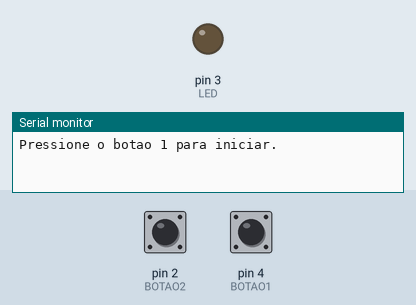
The sketch below on a simulated Arduino Uno, built with avr-gcc and run on an emulated ATmega328P. On the bench: output pins drawn as LEDs (lit = HIGH), the last lines printed to the serial monitor. The inputs (shaded band) are chosen by the test bench; at power-on: pin 4 (BOTAO1) HIGH, pin 2 (BOTAO2) HIGH.

Above: at 1.2 s.
1.3 s: pin 4 (BOTAO1) pulled LOW for 0.15 s
At 2.3 s:
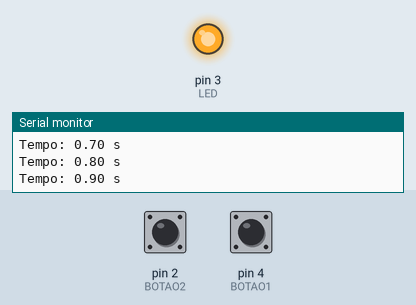
4.5 s: pin 4 (BOTAO1) pulled LOW for 1 s
At 5.1 s:
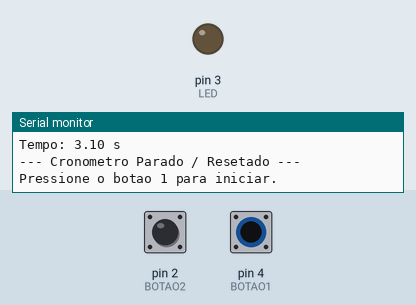
7.0 s: pin 4 (BOTAO1) pulled LOW for 3.2 s
At 7.9 s:
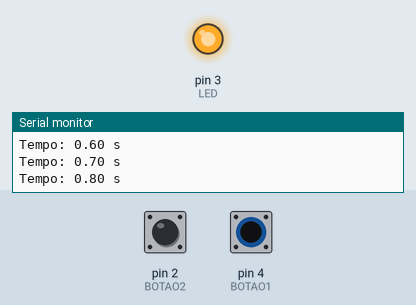
Timing chart, 0 to 10.0 s (numbered marks = the images above; inputs shaded):
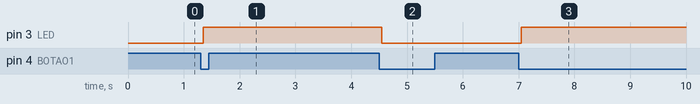

The sketch:

cronometro-precisao.ino
```cpp
#define LED 3
#define BOTAO1 4
#define BOTAO2 2

bool rodando = false;
unsigned long tempoInicio = 0;
unsigned long tempoDecorrido = 0;

int estadoAnteriorBotao1 = HIGH;
int ultimoEstadoBotao1 = HIGH;
unsigned long ultimoTempoDebounce1 = 0;

unsigned long ultimoTempoDisplay = 0;

volatile bool lapSolicitado = false;
volatile unsigned long tempoLapCapturado = 0;
volatile unsigned long ultimoTempoInterrupcao = 0;

void tratarInterrupcaoLap() {
  unsigned long tempoAtual = millis();
  if (tempoAtual - ultimoTempoInterrupcao > 200) {
    if (rodando) {
      tempoLapCapturado = tempoAtual - tempoInicio;
      lapSolicitado = true;
    }
    ultimoTempoInterrupcao = tempoAtual;
  }
}

void setup() {
  Serial.begin(9600);

  pinMode(LED, OUTPUT);
  pinMode(BOTAO1, INPUT_PULLUP);
  pinMode(BOTAO2, INPUT_PULLUP);

  attachInterrupt(digitalPinToInterrupt(BOTAO2), tratarInterrupcaoLap, FALLING);

  digitalWrite(LED, LOW);
  Serial.println("Pressione o botao 1 para iniciar.");
}

void loop() {
  int leituraAtualBotao1 = digitalRead(BOTAO1);

  if (leituraAtualBotao1 != ultimoEstadoBotao1) {
    ultimoTempoDebounce1 = millis();
  }

  if ((millis() - ultimoTempoDebounce1) > 50) {
    if (leituraAtualBotao1 != estadoAnteriorBotao1) {
      estadoAnteriorBotao1 = leituraAtualBotao1;

      if (estadoAnteriorBotao1 == LOW) {
        rodando = !rodando;

        if (rodando) {
          tempoInicio = millis();
          digitalWrite(LED, HIGH);
          Serial.println("\n--- Cronometro Iniciado ---");
        } else {
          digitalWrite(LED, LOW);
          Serial.println("\n--- Cronometro Parado / Resetado ---");
          Serial.println("Pressione o botao 1 para iniciar.");
        }
      }
    }
  }

  ultimoEstadoBotao1 = leituraAtualBotao1;

  if (rodando) {
    if (millis() - ultimoTempoDisplay >= 100) {
      ultimoTempoDisplay = millis();
      tempoDecorrido = millis() - tempoInicio;
      Serial.print("Tempo: ");
      Serial.print(tempoDecorrido / 1000.0, 2);
      Serial.println(" s");
    }
  }

  if (lapSolicitado) {
    lapSolicitado = false;
    Serial.print(">> LAP: ");
    Serial.print(tempoLapCapturado / 1000.0, 3);
    Serial.println(" s <<");
  }
} // CHAVE ADICIONADA AQUI
```

Measured:
- after the input at 1.3 s, pin 3 (LED): LOW → HIGH after 0.05 s
- after the input at 4.5 s, pin 3 (LED): HIGH → LOW after 0.05 s
- after the input at 7.0 s, pin 3 (LED): LOW → HIGH after 0.05 s
